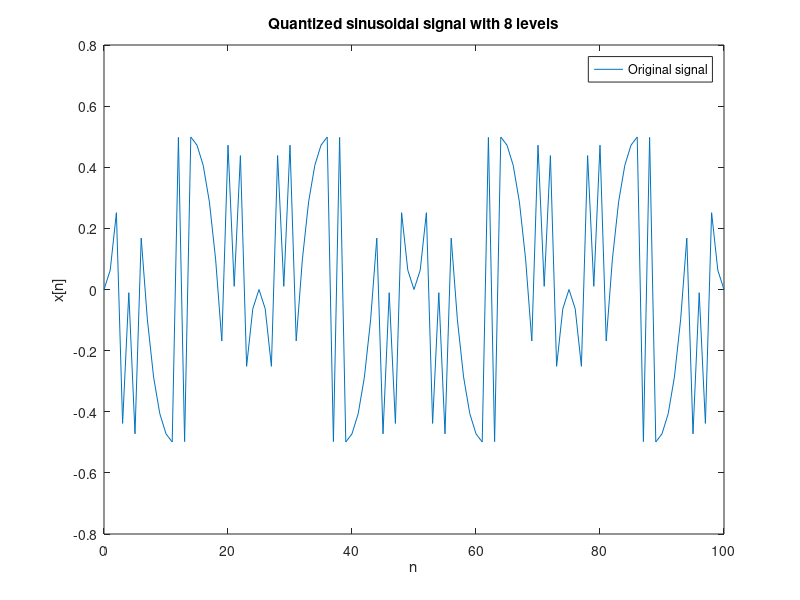

Write MATLAB code to recreate this figure.
% Define the sampling rate and quantization interval
Ts = 0.01;
Q = 8;

% Generate a time vector from 0 to 1 with a small time step equal to the sampling rate
n = [0:100];

% Generate a continuous-time sinusoidal signal with frequency 10 Hz and amplitude 1
x = 8*cos(4*pi*0.01*n);

% Quantize the signal using the quantization function
xq = Q*(round(x)/Q);
xe = xq-x;
% Plot the original and quantized signals
%plot(n, x, 'b', n, xq, 'r', 'LineWidth', 2);
%stem(n,xq)
%hold on
plot(n,xe);
hold on
xlabel('n');
ylabel('x[n]');
legend('Original signal', 'Quantized signal');
title('Quantized sinusoidal signal with 8 levels');
